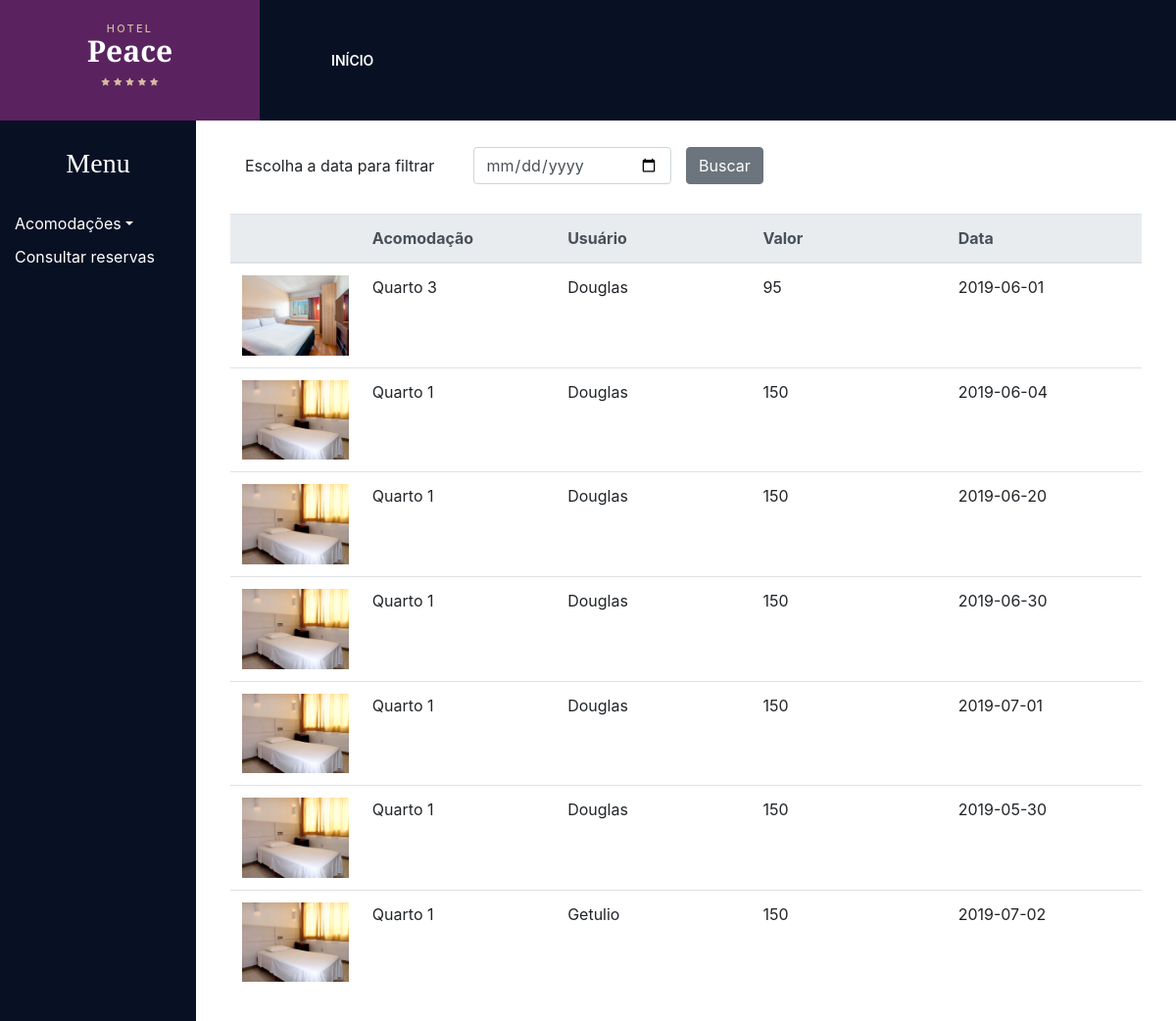
The page /adm/reservas.php on the database its author committed.
### tables this page shows
CREATE TABLE IF NOT EXISTS `reserva` (
  `Id` int(11) NOT NULL AUTO_INCREMENT,
  `Id_usuario` int(11) NOT NULL,
  `Id_acomodacao` int(11) NOT NULL,
  `data` date NOT NULL,
  PRIMARY KEY (`Id`),
  KEY `Id_usuario` (`Id_usuario`) USING BTREE,
  KEY `Id_acomodacao` (`Id_acomodacao`) USING BTREE
);

CREATE TABLE IF NOT EXISTS `acomodacoes` (
  `Id` int(11) NOT NULL AUTO_INCREMENT,
  `Nome` varchar(50) NOT NULL,
  `TipoQuarto` varchar(50) NOT NULL,
  `NumeroCama` varchar(50) NOT NULL,
  `TipoVentilacao` varchar(50) NOT NULL,
  `Valor` varchar(50) NOT NULL,
  `Foto` varchar(50) NOT NULL,
  `status` varchar(45) NOT NULL,
  PRIMARY KEY (`Id`)
);

CREATE TABLE IF NOT EXISTS `usuario` (
  `Id` int(11) NOT NULL AUTO_INCREMENT,
  `Nome` varchar(50) NOT NULL,
  `CPF` varchar(50) NOT NULL,
  `Email` varchar(50) NOT NULL,
  `Telefone` varchar(50) NOT NULL,
  `Senha` varchar(50) NOT NULL,
  `ADM` tinyint(4) NOT NULL,
  PRIMARY KEY (`Id`)
);

### adm/reservas.php (the view, shortened to what this page needs)
<!DOCTYPE html>
<html lang="en">
<head>
    <link rel="stylesheet" type="text/css" media="screen" href="../css/bootstrap.min.css">
    <link rel="stylesheet" type="text/css" media="screen" href="../css/bootstrap.css">
    <link rel="stylesheet" type="text/css" media="screen" href="../css/bootstrap-grid.css">
</head>
<body>
    <?php
        include_once("index.php");
    ?>
    <div class='col-10' style="padding: 50px;margin-top:100px; min-height: 650px;">
            <form action="" method="post">
                <div class="form-group row">
                    <label for="staticEmail" class="col-3 col-form-label">Escolha a data para filtrar</label>
                    <div class="col-3">
                        <input type="date" class="form-control" id="staticEmail"
                        name='data'>
                    </div>
                    <input type="submit" value="Buscar" class="btn btn-secondary">
                </form>
        <table class="table" style='margin-top:30px'>
            <thead class="thead-light" style="width:100%">
                <tr>
                    <th scope="col" style="width:10%"></th>
                    <th scope="col" style="width:15%">Acomodação</th>
                    <th scope="col" style="width:15%">Usuário</th>
                    <th scope="col" style="width:15%">Valor</th>
                    <th scope="col" style="width:15%">Data</th>
                </tr>
            </thead>
            <tbody>
                <?php
                include_once("../dao/conexao.php");
                $consulta = "select acomodacoes.Nome nomeaco, usuario.Nome nomeusu, acomodacoes.Valor, acomodacoes.Foto, reserva.data FROM usuario inner join reserva on usuario.Id = reserva.Id_usuario inner
                join acomodacoes on reserva.Id_acomodacao = acomodacoes.Id ";
                $categorias = mysqli_query($conecta,$consulta);
                while($registro = mysqli_fetch_assoc($categorias)){
                    echo "<tr>
                        <td> <img src='../images/".$registro['Foto']."' alt='' style='width:100%'> </td>
                        <td>".$registro['nomeaco']."</td>
                        <td>".$registro['nomeusu']."</td>
                        <td>".$registro['Valor']."</td>
                        <td>".$registro['data']."</td>
                    </tr>";}
                ?>
            </tbody>
        </table>
    </div>
</body>
</html>

### adm/index.php (shortened to what this page needs)
<!DOCTYPE html>
<html lang="en">
<head>
    <link rel="stylesheet" type="text/css" href="../styles/bootstrap-4.1.2/bootstrap.min.css">
    <link href="../plugins/font-awesome-4.7.0/css/font-awesome.min.css" rel="stylesheet" type="text/css">
    <link href="../plugins/colorbox/colorbox.css" rel="stylesheet" type="text/css">
    <link rel="stylesheet" type="text/css" href="../plugins/OwlCarousel2-2.2.1/owl.carousel.css">
    <link rel="stylesheet" type="text/css" href="../plugins/OwlCarousel2-2.2.1/owl.theme.default.css">
    <link rel="stylesheet" type="text/css" href="../plugins/OwlCarousel2-2.2.1/animate.css">
    <link rel="stylesheet" type="text/css" href="../styles/main_styles.css">
    <link rel="stylesheet" type="text/css" href="../styles/responsive.css">
    <link rel="stylesheet" type="text/css" media="screen" href="../css/bootstrap.min.css">
    <link rel="stylesheet" type="text/css" media="screen" href="../css/bootstrap.css">
    <link rel="stylesheet" type="text/css" media="screen" href="../css/bootstrap-grid.css">
     <?php
        include_once("../headLink.php");
    ?>
</head>
<body>
     <?php
        include("menu.php");
    ?>
</body>
</html>

### headLink.php (shortened to what this page needs)
<link rel="stylesheet" type="text/css" media="screen" href="css/bootstrap.min.css">
<link rel="stylesheet" type="text/css" media="screen" href="css/bootstrap.css">
<link rel="stylesheet" type="text/css" media="screen" href="css/bootstrap-grid.css">
<link rel="stylesheet" type="text/css" media="screen" href="css/bootstrap-grid.min.css">

### adm/menu.php (shortened to what this page needs)
        <header class="header">
        <div class="header_content">
            <div class="logo_container d-flex flex-column align-items-center justify-content-center">
                <div class="logo">
                    <a href="index.php" class="text-center">
                        <div class="logo_subtitle">hotel</div>
                        <div class="logo_title">Peace</div>
                        <div class="logo_stars">
                            <ul class="d-flex flex-row align-items-start justfy-content-start">
                                <li><i class="fa fa-star" aria-hidden="true"></i></li>
                                <li><i class="fa fa-star" aria-hidden="true"></i></li>
                                <li><i class="fa fa-star" aria-hidden="true"></i></li>
                                <li><i class="fa fa-star" aria-hidden="true"></i></li>
                                <li><i class="fa fa-star" aria-hidden="true"></i></li>
                            </ul>
                        </div>
                    </a>
                </div>
            </div>
            <div class="container">
                <div class="row">
                    <div class="col">
                        <div class="header_inner d-flex flex-row align-items-center justify-content-start">
                            <nav class="main_nav">
                                <ul class="d-flex flex-row align-items-center justify-content-start">
                                    <li class=""><a href="index.php"><div class="nav_item d-flex flex-column align-items-center justify-content-center"><span>Início</span></div></a></li>
                                </ul>
                            </nav>
                        </div>
                    </div>
                </div>
            </div>
        </div>
    </header>
<div class="container-fluid">
    <div class="row">
        <div class="col-2" style="padding-top: 150px;background: #081123;min-height: 758px">
        <div class="sidebar-header">
            <h3 style="color:white"align="center" >Menu</h3>
        </div>
                <br>
        <ul class="list-unstyled components">
            <li class="active" style="padding-bottom:10px">
                <a href="#homeSubmenu" data-toggle="collapse" aria-expanded="false" class="dropdown-toggle" style="color:white">Acomodações</a>
            </li>
            <li>
                <a href="reservas.php" style="display: inherit;color: white">Consultar reservas</a>
            </li>
        </div>

### styles/main_styles.css (style rules this page uses)
* { margin: 0; padding: 0; -webkit-font-smoothing: antialiased; -webkit-text-shadow: rgba(0,0,0,.01) 0 0 1px; text-shadow: rgba(0,0,0,.01) 0 0 1px; }
body { font-family: 'Montserrat', sans-serif; font-size: 14px; font-weight: 400; background: #FFFFFF; color: #a5a5a5; }
div { display: block; position: relative; -webkit-box-sizing: border-box; -moz-box-sizing: border-box; box-sizing: border-box; }
ul { list-style: none; margin-bottom: 0px; }
a, a:hover, a:visited, a:active, a:link { text-decoration: none; -webkit-font-smoothing: antialiased; -webkit-text-shadow: rgba(0,0,0,.01) 0 0 1px; text-shadow: rgba(0,0,0,.01) 0 0 1px; }
h3 { font-size: 36px; }
h1, h2, h3, h4, h5, h6 { font-family: 'Playfair Display', serif; font-weight: 700; color: #333333; line-height: 1.25; -webkit-font-smoothing: antialiased; -webkit-text-shadow: rgba(0,0,0,.01) 0 0 1px; text-shadow: rgba(0,0,0,.01) 0 0 1px; }
.form-control { color: #db5246; }
.header { position: fixed; top: 0; left: 0; width: 100%; background: #081123; z-index: 100; }
.header_content { width: 100%; height: 100%; }
.logo_container { position: absolute; top: 0; left: 0; width: 265px; height: 100%; background: #5a2360; z-index: 1; }
.logo { margin-top: 6px; }
.logo a { display: block; }
.logo_subtitle { font-size: 11px; font-weight: 500; color: #d6baa0; line-height: 0.75; letter-spacing: 0.2em; text-transform: uppercase; }
.logo_title { font-family: 'Playfair Display', serif; font-size: 30px; font-weight: 700; color: #FFFFFF; line-height: 0.75; margin-top: 8px; }
.logo_stars { display: inline-block; margin-top: 11px; }
.logo_stars ul li { line-height: 0.75; }
.logo_stars ul li:not(:last-child) { margin-right: 4px; }
.logo_stars ul li i { font-size: 9px; color: #d6baa0; }
.header_inner { width: 100%; height: 123px; padding-left: 187px; -webkit-transition: all 600ms ease; -moz-transition: all 600ms ease; -ms-transition: all 600ms ease; -o-transition: all 600ms ease; transition: all 600ms ease; }
.main_nav { height: 100%; }
.main_nav ul { height: 100%; }
.main_nav ul li { height: 100%; padding-left: 34px; padding-right: 32px; -webkit-transition: all 200ms ease; -moz-transition: all 200ms ease; -ms-transition: all 200ms ease; -o-transition: all 200ms ease; transition: all 200ms ease; }
.main_nav ul li a { display: inline-block; height: 100%; }
.main_nav ul li a div { height: 100%; }
.main_nav ul li a div span { font-size: 14px; font-weight: 600; color: #FFFFFF; white-space: nowrap; text-transform: uppercase; }
.main_nav ul li a div span::after { display: block; position: absolute; left: 0; bottom: 1px; width: 100%; height: 3px; background: #d6baa0; content: ''; visibility: hidden; opacity: 0; -webkit-transition: all 200ms ease; -moz-transition: all 200ms ease; -ms-transition: all 200ms ease; -o-transition: all 200ms ease; transition: all 200ms ease; }

### styles/responsive.css (style rules this page uses)
@media only screen and (max-width: 1440px) { .header_inner { padding-left: 208px; } }
@media only screen and (max-width: 1280px) { .header_inner { padding-left: 268px; } }
@media only screen and (max-width: 1280px) { .main_nav ul li { padding-left: 25px; padding-right: 25px; } }

### rows shown on the page
reserva: Id_acomodacao.Foto (picture), Id_acomodacao.Nome "Quarto 3", Id_usuario.Nome "Douglas", Id_acomodacao.Valor "95", data "2019-06-01"
reserva: Id_acomodacao.Foto (picture), Id_acomodacao.Nome "Quarto 1", Id_usuario.Nome "Douglas", Id_acomodacao.Valor "150", data "2019-06-04"
reserva: Id_acomodacao.Foto (picture), Id_acomodacao.Nome "Quarto 1", Id_usuario.Nome "Douglas", Id_acomodacao.Valor "150", data "2019-06-20"
reserva: Id_acomodacao.Foto (picture), Id_acomodacao.Nome "Quarto 1", Id_usuario.Nome "Douglas", Id_acomodacao.Valor "150", data "2019-06-30"
reserva: Id_acomodacao.Foto (picture), Id_acomodacao.Nome "Quarto 1", Id_usuario.Nome "Douglas", Id_acomodacao.Valor "150", data "2019-07-01"
reserva: Id_acomodacao.Foto (picture), Id_acomodacao.Nome "Quarto 1", Id_usuario.Nome "Douglas", Id_acomodacao.Valor "150", data "2019-05-30"
reserva: Id_acomodacao.Foto (picture), Id_acomodacao.Nome "Quarto 1", Id_usuario.Nome "Getulio", Id_acomodacao.Valor "150", data "2019-07-02"
